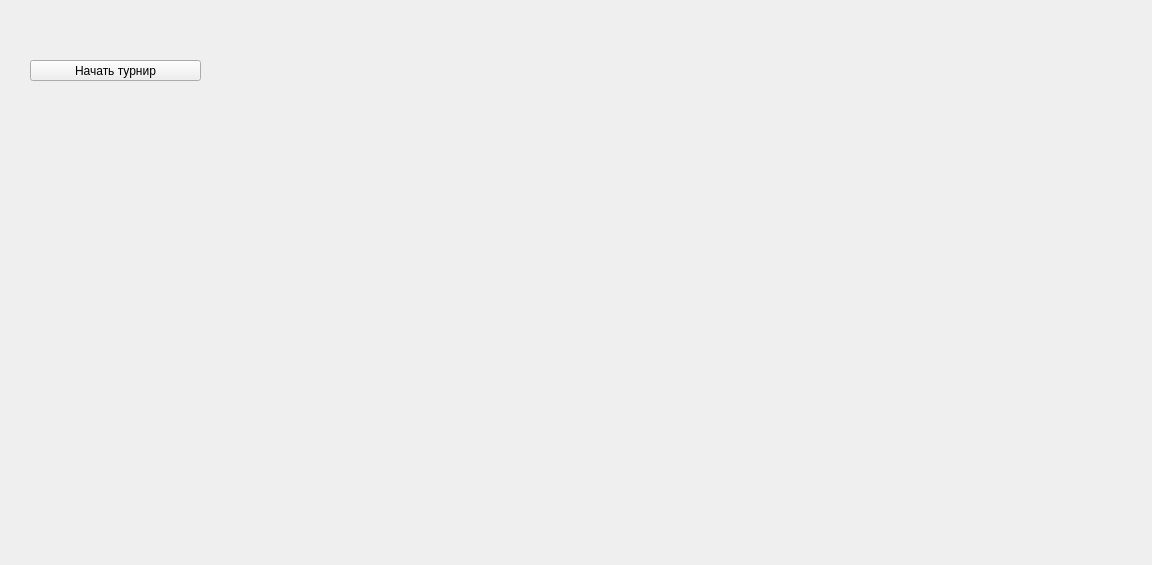
<?xml version="1.0" encoding="UTF-8"?>
<ui version="4.0">
 <class>MainWindow</class>
 <widget class="QWidget" name="MainWindow">
  <property name="geometry">
   <rect>
    <x>0</x>
    <y>0</y>
    <width>1152</width>
    <height>565</height>
   </rect>
  </property>
  <property name="windowTitle">
   <string>Form</string>
  </property>
  <widget class="QPushButton" name="pushButton">
   <property name="geometry">
    <rect>
     <x>30</x>
     <y>60</y>
     <width>171</width>
     <height>21</height>
    </rect>
   </property>
   <property name="text">
    <string>Начать турнир</string>
   </property>
  </widget>
 </widget>
 <resources/>
 <connections/>
</ui>
